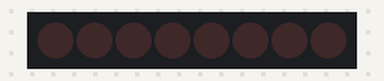
A sketch run on a simulated Arduino Uno, built with avr-gcc and run on an emulated ATmega328P. Shown: 8 shift-register outputs drawn as a row of LEDs (first output left, lit = HIGH). Wiring (inferred from the names in the program): shift register (74HC595): data pin 12; shift clock pin 11; latch pin 10. Wiring (inferred from the signals the program sends): row of LEDs: on Q0, Q1, Q2, Q3, Q4, Q5, Q6, Q7.

Above: at 0.2 s.
At 2.2 s:
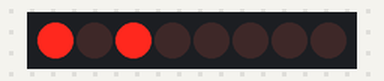
At 4.2 s:
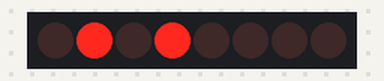
At 8.2 s:
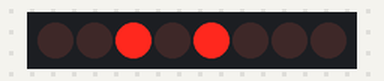
At 12.2 s:
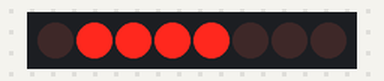
At 16.2 s:
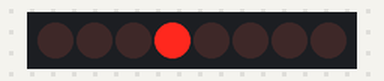
Timing chart, 0 to 16.6 s (numbered marks = the images above):
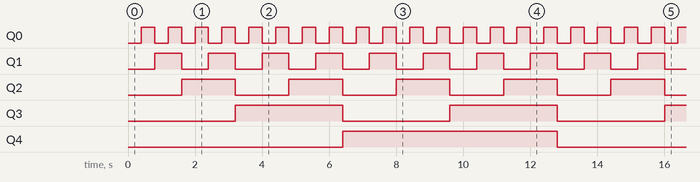

Measured:
- by itself, Q0: alternates HIGH for 0.40 s and LOW for 0.40 s
- by itself, Q1: alternates HIGH for 0.80 s and LOW for 0.80 s
- by itself, Q2: alternates HIGH for 1.6 s and LOW for 1.6 s
- by itself, Q3: alternates HIGH for 3.2 s and LOW for 3.2 s
- by itself, Q4: alternates HIGH for 6.4 s and LOW for 6.4 s

The sketch:

595_chip_led.ino
```cpp
//        +---+--+---+
//  Q1   1 |   U   | 16  Vcc
//  Q2   2 |       | 15  Q0
//  Q3   3 |       | 14  DS (Data Serial In) Accepts bits from Arduino
//  Q4   4 |       | 13  OE (Output Enable) LOW - Output ON / HIGH - Output OFF
//  Q5   5 |       | 12  ST_CP (Latch) -> lock(HIGH)/unlock(LOW) Output
//  Q6   6 |       | 11  SH_CP (Clock) -> every signal moves to the next Output position
//  Q7   7 |       | 10  MR (Master Reset) reset if LOW
//  GND  8 |       | 9   Q7' for more 595 (connect to DS of the next 595 and Clock and Latch are the same)
//        +---+--+---+


// 595 pin 16 -> V5+
// 595 pin 10 -> V5+
// 595 pin 8 -> GND
// 595 pin 13 -> GND

const int latchPin = 10;  //ST_CP (pin 12 595)

const int clockPin = 11;  //SH_CP (pin 11 595)

const int dataPin = 12;  //DS (pin 14 595)


void setup() {
  pinMode(latchPin, OUTPUT);
  pinMode(clockPin, OUTPUT);
  pinMode(dataPin, OUTPUT);
}

void loop() {
  //--- Binary Counter For 5 LEDs ---
  for(int i = 0; i<32; i++){
    digitalWrite(latchPin, LOW);
    shiftOut(dataPin, clockPin, MSBFIRST, i);
    digitalWrite(latchPin, HIGH);
    delay(400);
  }


  // //--- Knight Rider ---
  // int shiftedLed = 1;
  // shiftedLed <<= 1;

  // for(int i = 0; i < 4; i++) {
  //   digitalWrite(latchPin, LOW);
  //   shiftOut(dataPin, clockPin, MSBFIRST, shiftedLed);
  //   digitalWrite(latchPin, HIGH);
  //   delay(100);
  //   shiftedLed <<= 1;
  // }

  // shiftedLed >>= 2;

  // for(int i = 0; i < 4; i++) {
  //   digitalWrite(latchPin, LOW);
  //   shiftOut(dataPin, clockPin, MSBFIRST, shiftedLed);
  //   digitalWrite(latchPin, HIGH);
  //   delay(100);
  //   shiftedLed >>= 1;
  // }
}
```
